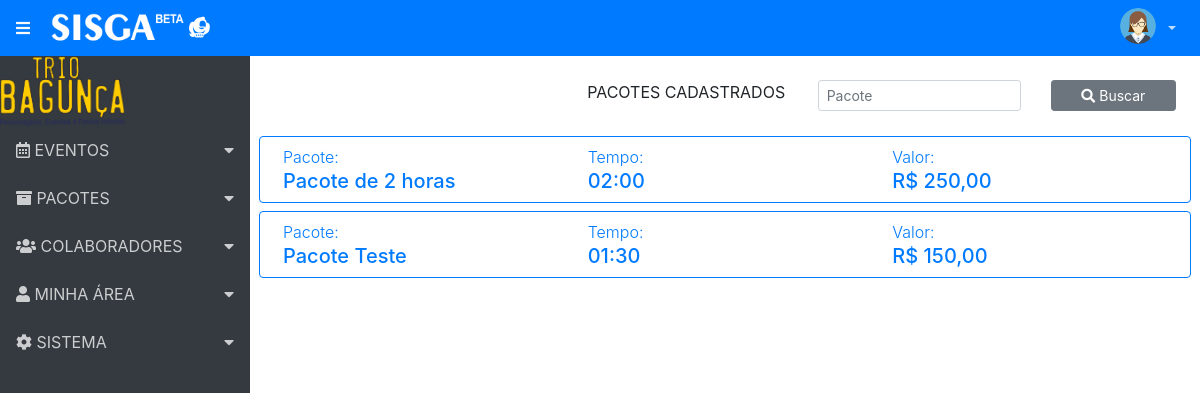
The page /index.php/pacotes/PacotesCadastrados on the database as committed earlier.
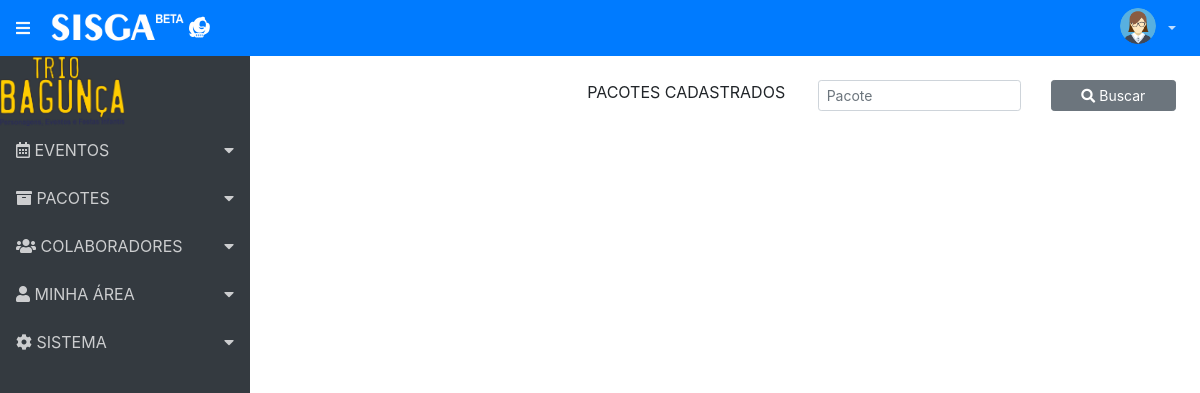
The same page on the database as committed later.
### tables this page shows
CREATE TABLE `pacotes` (
  `id_pct` int(9) NOT NULL,
  `nome_pct` varchar(50) DEFAULT '0',
  `tempo_pct` varchar(6) DEFAULT '0',
  `valor_pct` varchar(50) DEFAULT '0',
  `especificacao_pct` text NOT NULL,
  `obs_pct` text NOT NULL
);

### application/controllers/Pacotes.php (called while the page is built, shortened)
<?php
class Pacotes extends CI_Controller {
	function __construct() {
		$this->load->library('form_validation');
	}
	public function PacotesCadastrados()	{
		$dados['titulo'] = 'Pacotes Cadastros';
		$this->load->model('Pacotes_model');
		$lista = $this->Pacotes_model->MostraPacotes();
		$pacotes =  array('pacotes' => $lista);
		$this->load->view('header', $dados);
		$this->load->view('menu');
		$this->load->view('PacotesCadastrados', $pacotes);
		$this->load->view('footer');
	}
}

### index.php (called while the page is built, shortened)
<?php
require_once BASEPATH.'core/CodeIgniter.php';

### application/models/Pacotes_model.php (called while the page is built, shortened)
<?php
class Pacotes_model extends CI_Model {
	public function MostraPacotes () {
		return $this->db->get('pacotes')->result_array();
	}
}

### application/views/PacotesCadastrados.php (the view, shortened to what this page needs)
	<div class="container p-4">
	<form action="">
		<div class="form-group row">
			<div class="col-lg-4"></div>
			<div class="col-lg-3"><p class="text-center">PACOTES CADASTRADOS</p></div>
			<div class="col-lg-3 text-left">
				<input type="text" class="form-control form-control-block form-control-sm" id="inputdefault" placeholder="Pacote">
			</div>
			<div class="col-lg-2"><button class="btn btn-secondary btn-sm btn-block" type="submit"><i class="fas fa-search"></i> Buscar</button></div>
		</div>
	</form>
        <?php foreach ($pacotes as $pct) : ?>
		<div class="row border border-primary rounded p-2 mb-2 text-primary">
               <div class="col text-truncate">
                   <span class="font-weight-light">Pacote: <br /></span>
                   <span class="h5"><?= anchor("Pacotes/DetalhePacote/{$pct['id_pct']}", $pct['nome_pct']); ?></span>
               </div>
               <div class="col">
                   <span class="font-weight-light">Tempo: <br /></span>
                   <span class="h5"><?= anchor("Pacotes/DetalhePacote/{$pct['id_pct']}", $pct['tempo_pct']); ?></span>
               </div>
               <div class="col text-truncate">
                   <span class="font-weight-light">Valor: <br /></span>
                   <span class="h5">R$ <?= anchor("Pacotes/DetalhePacote/{$pct['id_pct']}", $pct['valor_pct']); ?></span>
               </div>
           </div>
         	<?php endforeach ?>
</div>

Rows that differ between the two databases and show on the page:
removed pacotes: id_pct+nome_pct "Pacote de 2 horas", id_pct+tempo_pct "02:00", id_pct+valor_pct "250,00"
removed pacotes: id_pct+nome_pct "Pacote Teste", id_pct+tempo_pct "01:30", id_pct+valor_pct "150,00"
